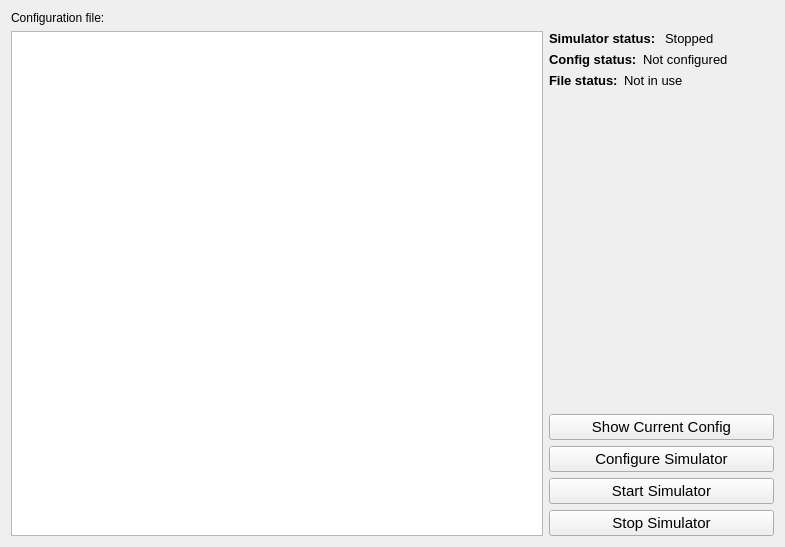
<?xml version="1.0" encoding="UTF-8"?>
<ui version="4.0">
 <class>Simulator</class>
 <widget class="QWidget" name="Simulator">
  <property name="geometry">
   <rect>
    <x>0</x>
    <y>0</y>
    <width>785</width>
    <height>547</height>
   </rect>
  </property>
  <property name="windowTitle">
   <string>Form</string>
  </property>
  <layout class="QGridLayout" name="gridLayout">
   <item row="4" column="0" colspan="2">
    <layout class="QGridLayout" name="FileLabelGrid">
     <item row="0" column="0">
      <widget class="QLabel" name="configFileLabel">
       <property name="maximumSize">
        <size>
         <width>381</width>
         <height>16777215</height>
        </size>
       </property>
       <property name="text">
        <string>Configuration file:</string>
       </property>
      </widget>
     </item>
     <item row="0" column="1">
      <widget class="QLabel" name="openFileName">
       <property name="text">
        <string/>
       </property>
      </widget>
     </item>
    </layout>
   </item>
   <item row="5" column="0" colspan="7">
    <widget class="QPlainTextEdit" name="configEdit"/>
   </item>
   <item row="5" column="7" colspan="3">
    <layout class="QGridLayout" name="ControlGrid" rowstretch="0,0,0,0,0,0,0,0,1,0,0,0,0,0,0">
     <item row="12" column="0">
      <widget class="QPushButton" name="startButton">
       <property name="font">
        <font>
         <pointsize>11</pointsize>
        </font>
       </property>
       <property name="text">
        <string>Start Simulator</string>
       </property>
      </widget>
     </item>
     <item row="6" column="0">
      <layout class="QGridLayout" name="confStatusGrid" columnstretch="0,1">
       <item row="0" column="0">
        <widget class="QLabel" name="configStatusLabel">
         <property name="font">
          <font>
           <pointsize>10</pointsize>
           <weight>75</weight>
           <bold>true</bold>
          </font>
         </property>
         <property name="text">
          <string>Config status:</string>
         </property>
        </widget>
       </item>
       <item row="0" column="1">
        <widget class="QLabel" name="configStatus">
         <property name="font">
          <font>
           <pointsize>10</pointsize>
          </font>
         </property>
         <property name="text">
          <string>Not configured</string>
         </property>
        </widget>
       </item>
      </layout>
     </item>
     <item row="8" column="0">
      <widget class="QLabel" name="fillLabel">
       <property name="text">
        <string/>
       </property>
      </widget>
     </item>
     <item row="0" column="0">
      <layout class="QGridLayout" name="simStatusGrid" columnstretch="0,0">
       <item row="0" column="1">
        <widget class="QLabel" name="simStatus">
         <property name="font">
          <font>
           <pointsize>10</pointsize>
          </font>
         </property>
         <property name="text">
          <string>Stopped</string>
         </property>
        </widget>
       </item>
       <item row="0" column="0">
        <widget class="QLabel" name="simStatusLabel">
         <property name="font">
          <font>
           <pointsize>10</pointsize>
           <weight>75</weight>
           <bold>true</bold>
          </font>
         </property>
         <property name="text">
          <string>Simulator status:</string>
         </property>
        </widget>
       </item>
      </layout>
     </item>
     <item row="13" column="0">
      <widget class="QPushButton" name="stopButton">
       <property name="font">
        <font>
         <pointsize>11</pointsize>
        </font>
       </property>
       <property name="text">
        <string>Stop Simulator</string>
       </property>
      </widget>
     </item>
     <item row="7" column="0">
      <layout class="QGridLayout" name="fileStatusGrid" columnstretch="0,1">
       <item row="0" column="0">
        <widget class="QLabel" name="fileStatusLabel">
         <property name="font">
          <font>
           <pointsize>10</pointsize>
           <weight>75</weight>
           <bold>true</bold>
          </font>
         </property>
         <property name="text">
          <string>File status:</string>
         </property>
        </widget>
       </item>
       <item row="0" column="1">
        <widget class="QLabel" name="fileStatus">
         <property name="font">
          <font>
           <pointsize>10</pointsize>
          </font>
         </property>
         <property name="text">
          <string>Not in use</string>
         </property>
        </widget>
       </item>
      </layout>
     </item>
     <item row="10" column="0">
      <widget class="QPushButton" name="configButton">
       <property name="font">
        <font>
         <pointsize>11</pointsize>
        </font>
       </property>
       <property name="toolTip">
        <string>Try to configure simulator with the currently visible json config file.</string>
       </property>
       <property name="text">
        <string>Configure Simulator</string>
       </property>
      </widget>
     </item>
     <item row="9" column="0">
      <widget class="QPushButton" name="showConfigButton">
       <property name="font">
        <font>
         <pointsize>11</pointsize>
        </font>
       </property>
       <property name="text">
        <string>Show Current Config</string>
       </property>
      </widget>
     </item>
    </layout>
   </item>
  </layout>
 </widget>
 <resources/>
 <connections/>
</ui>
